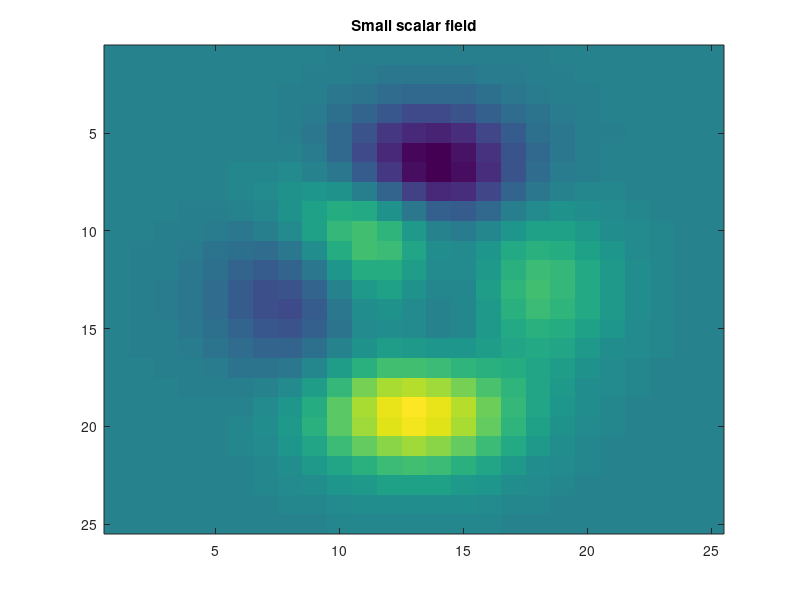
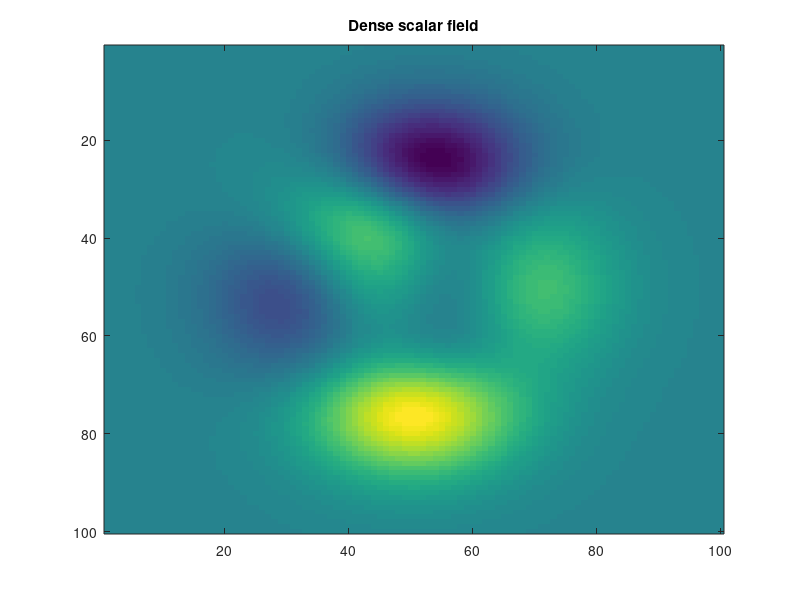

Recreate these plots in MATLAB, in order. (Note: this script raises an error after producing the figures.)
function results = example_auto_image_backend(outputDirectory)
%EXAMPLE_AUTO_IMAGE_BACKEND Demonstrate deterministic density planning.
    repositoryRoot=fileparts(fileparts(fileparts(mfilename('fullpath'))));
    if nargin<1||isempty(outputDirectory),outputDirectory=fullfile(repositoryRoot,'.audit', ...
            'public-preview','examples','10-auto-image-backend');end
    addpath(fullfile(repositoryRoot,'src'));if exist(outputDirectory,'dir')~=7,mkdir(outputDirectory);end
    small=figure('Visible','off');smallAxes=axes('Parent',small);
    imagesc(smallAxes,peaks(25));title(smallAxes,'Small scalar field');
    large=figure('Visible','off');largeAxes=axes('Parent',large);
    imagesc(largeAxes,peaks(100));title(largeAxes,'Dense scalar field');
    cleanup=onCleanup(@()closeFigures([small large]));
    results.small=m2t.export(small,fullfile(outputDirectory,'small'), ...
        'ImageBackend','auto','Overwrite',true);
    results.large=m2t.export(large,fullfile(outputDirectory,'large'), ...
        'ImageBackend','auto','Overwrite',true);
    if ~(results.small.success&&results.large.success),error('M2T:ExampleFailed','Auto backend example failed.');end
    fprintf('small: requested=%s selected=%s reason=%s\n', ...
        results.small.render.imageBackend.requested,results.small.render.imageBackend.selected, ...
        results.small.render.imageBackend.reason);
    fprintf('large: requested=%s selected=%s reason=%s\n', ...
        results.large.render.imageBackend.requested,results.large.render.imageBackend.selected, ...
        results.large.render.imageBackend.reason);
    clear cleanup;
end
function closeFigures(figures),for k=1:numel(figures),if ishandle(figures(k)),close(figures(k));end,end,end
